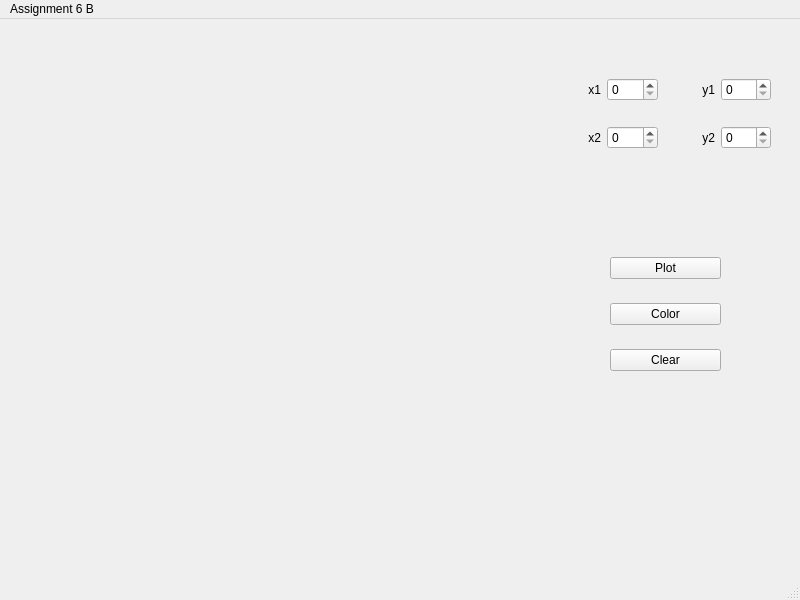
<?xml version="1.0" encoding="UTF-8"?>
<ui version="4.0">
 <class>MainWindow</class>
 <widget class="QMainWindow" name="MainWindow">
  <property name="geometry">
   <rect>
    <x>0</x>
    <y>0</y>
    <width>800</width>
    <height>600</height>
   </rect>
  </property>
  <property name="windowTitle">
   <string>MainWindow</string>
  </property>
  <widget class="QWidget" name="centralwidget">
   <widget class="QLabel" name="drawingArea">
    <property name="geometry">
     <rect>
      <x>30</x>
      <y>20</y>
      <width>451</width>
      <height>451</height>
     </rect>
    </property>
    <property name="text">
     <string/>
    </property>
   </widget>
   <widget class="QWidget" name="">
    <property name="geometry">
     <rect>
      <x>550</x>
      <y>40</y>
      <width>221</width>
      <height>111</height>
     </rect>
    </property>
    <layout class="QGridLayout" name="gridLayout">
     <item row="0" column="0">
      <layout class="QHBoxLayout" name="horizontalLayout">
       <item>
        <widget class="QLabel" name="x1Label">
         <property name="text">
          <string>x1</string>
         </property>
         <property name="alignment">
          <set>Qt::AlignRight|Qt::AlignTrailing|Qt::AlignVCenter</set>
         </property>
        </widget>
       </item>
       <item>
        <widget class="QSpinBox" name="spinX1">
         <property name="maximum">
          <number>400</number>
         </property>
        </widget>
       </item>
      </layout>
     </item>
     <item row="0" column="1">
      <layout class="QHBoxLayout" name="horizontalLayout_2">
       <item>
        <widget class="QLabel" name="y1Label">
         <property name="text">
          <string>y1</string>
         </property>
         <property name="alignment">
          <set>Qt::AlignRight|Qt::AlignTrailing|Qt::AlignVCenter</set>
         </property>
        </widget>
       </item>
       <item>
        <widget class="QSpinBox" name="spinY1">
         <property name="maximum">
          <number>400</number>
         </property>
        </widget>
       </item>
      </layout>
     </item>
     <item row="1" column="0">
      <layout class="QHBoxLayout" name="horizontalLayout_3">
       <item>
        <widget class="QLabel" name="x2Label">
         <property name="text">
          <string>x2</string>
         </property>
         <property name="alignment">
          <set>Qt::AlignRight|Qt::AlignTrailing|Qt::AlignVCenter</set>
         </property>
        </widget>
       </item>
       <item>
        <widget class="QSpinBox" name="spinX2">
         <property name="maximum">
          <number>400</number>
         </property>
        </widget>
       </item>
      </layout>
     </item>
     <item row="1" column="1">
      <layout class="QHBoxLayout" name="horizontalLayout_4">
       <item>
        <widget class="QLabel" name="y2Label">
         <property name="text">
          <string>y2</string>
         </property>
         <property name="alignment">
          <set>Qt::AlignRight|Qt::AlignTrailing|Qt::AlignVCenter</set>
         </property>
        </widget>
       </item>
       <item>
        <widget class="QSpinBox" name="spinY2">
         <property name="maximum">
          <number>400</number>
         </property>
        </widget>
       </item>
      </layout>
     </item>
    </layout>
   </widget>
   <widget class="QWidget" name="">
    <property name="geometry">
     <rect>
      <x>610</x>
      <y>220</y>
      <width>111</width>
      <height>151</height>
     </rect>
    </property>
    <layout class="QVBoxLayout" name="verticalLayout">
     <item>
      <widget class="QPushButton" name="btnPlot">
       <property name="text">
        <string>Plot</string>
       </property>
      </widget>
     </item>
     <item>
      <widget class="QPushButton" name="btnColor">
       <property name="text">
        <string>Color</string>
       </property>
      </widget>
     </item>
     <item>
      <widget class="QPushButton" name="btnClear">
       <property name="text">
        <string>Clear</string>
       </property>
      </widget>
     </item>
    </layout>
   </widget>
  </widget>
  <widget class="QMenuBar" name="menubar">
   <property name="geometry">
    <rect>
     <x>0</x>
     <y>0</y>
     <width>800</width>
     <height>25</height>
    </rect>
   </property>
   <widget class="QMenu" name="menuAssignment_6_b">
    <property name="title">
     <string>Assignment 6 B</string>
    </property>
   </widget>
   <addaction name="menuAssignment_6_b"/>
  </widget>
  <widget class="QStatusBar" name="statusbar"/>
 </widget>
 <resources/>
 <connections/>
</ui>
